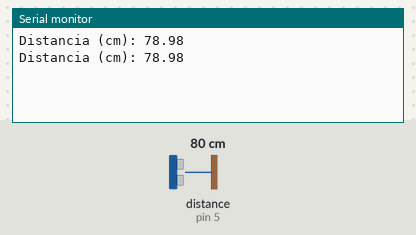
The sketch below on a simulated Arduino Uno, built with avr-gcc and run on an emulated ATmega328P. Shown: the last lines printed to the serial monitor. Wiring (inferred from the names in the program): ultrasonic range finder: trigger pin 4; echo pin 5. The inputs (shaded band) are chosen by the test bench; at power-on: distance to the obstacle (sensor on pin 5) 80 cm. The echo pulse lasts 58.3 µs per cm.

Above: at 1.8 s.
1.9 s: distance to the obstacle (sensor on pin 5) set to 2 cm
At 2.8 s:
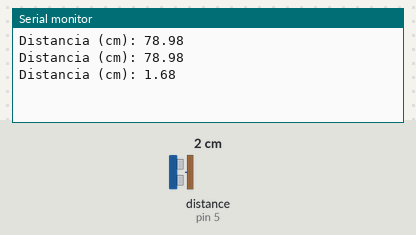
3.4 s: distance to the obstacle (sensor on pin 5) set to 4 cm
At 4.5 s:
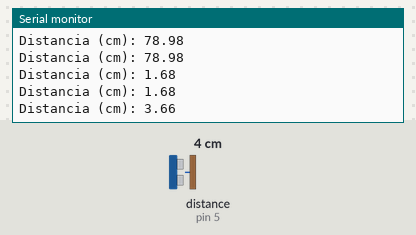
Timing chart, 0 to 6.4 s (numbered marks = the images above; inputs shaded):
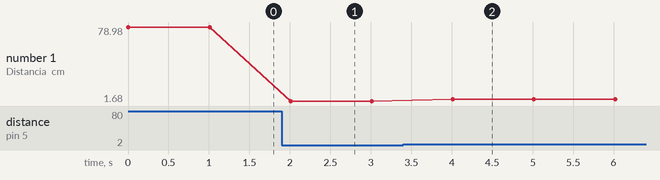

Measured:
- after the input at 1.9 s, the serial monitor: prints a new line after 0.11 s (image 1)
- after the input at 3.4 s, the serial monitor: prints a new line after 0.61 s (image 2)
- plotted number 1: 78.98 → 1.68 after the input at 1.9 s, 1.68 → 3.66 after the input at 3.4 s

The sketch:

CFDistanciav1r1.ino
```cpp
/**************************
       Usinainfo
  www.usinainfo.com.br
 **************************/

const int trigPin = 4;// D2;// 22;
const int echoPin = 5;// D1; //21;

//define sound speed in cm/uS
#define SOUND_SPEED 0.034
#define CM_TO_INCH 0.393701

long duration;
float distanceCm;
float distanceInch;

void setup() {
  Serial.begin(115200);
  pinMode(trigPin, OUTPUT);
  pinMode(echoPin, INPUT);
}

void loop() {

  digitalWrite(trigPin, LOW);
  delayMicroseconds(2);

  digitalWrite(trigPin, HIGH);
  delayMicroseconds(10);
  digitalWrite(trigPin, LOW);


  duration = pulseIn(echoPin, HIGH);

 distanceCm = duration * SOUND_SPEED/2;

  Serial.print("Distancia (cm): ");
  Serial.println(distanceCm);

  delay(1000);
}
```
